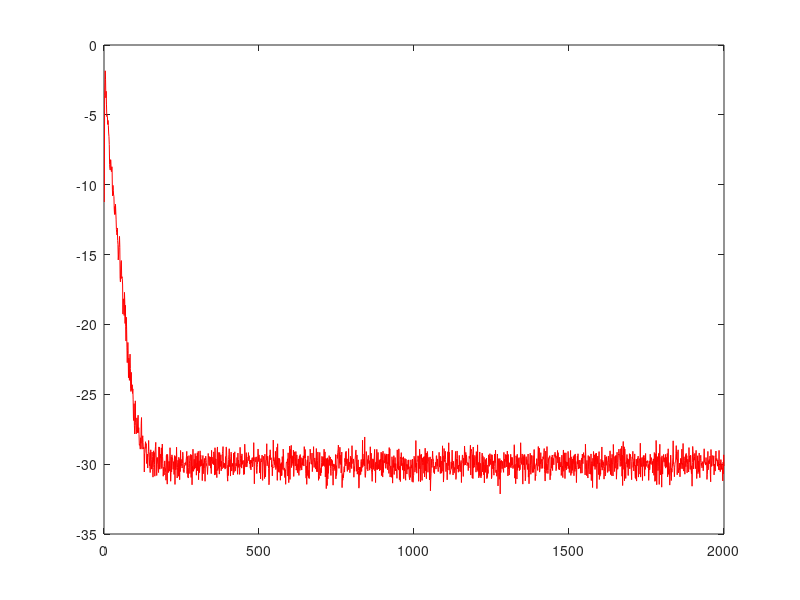

This chart was generated by the following MATLAB code:
clc ; clear all ; close all ; 

% System Definition 
w_sys = [1,2,1] ;

N = 3 ; % Length of the weight vector 
L = 3 ; % Number of previous vectors

mu = 0.1 ; % Learning Rate
gamma = 0.001 ;
iterations = 100 ; % Iterations 

inp_len = 2000 ;
SNR = 30 ;

for iter = 1 : iterations 

    input = rand(1,inp_len) - 0.5; % Random signal
    % input = [0 input] ;
    system_noise = awgn(input,SNR) - input ; % White Gaussian Noise 

    sys_inp = zeros(L + 1 , N) ;
    curr_inp = zeros(1,N) ;
    w_APA = zeros(1,N) ;

    iter
    for i = 1 : inp_len

        % Creating previous vectors
        curr_inp = [input(i) curr_inp(1:end - 1)] ;
        sys_inp = [curr_inp; sys_inp(1:end - 1, :)];
        
        filter_out = w_APA * sys_inp' ; % Filter Output
        sys_out = w_sys * sys_inp' + system_noise(i) ; % System Output

        error = sys_out - filter_out ; % Error 

        err(i) = w_sys * curr_inp' + system_noise(i) - w_APA * curr_inp' ;

        % w_APA = w_APA + mu * error * sys_inp  ; % Update Rule 
        w_APA = w_APA + mu * error * sys_inp ; % Update Rule 

    end 
    err_ensemble(iter,:) = err .^ 2 ;
end 

plot(10 * log10(mean(err_ensemble)),'r') ; hold on ; 